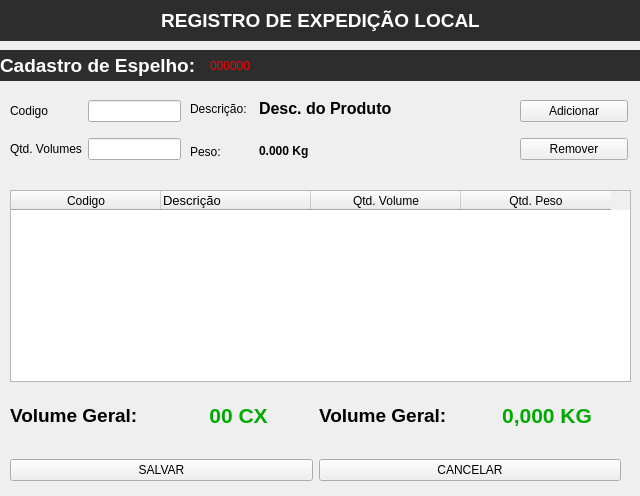
<?xml version="1.0" encoding="UTF-8"?>
<ui version="4.0">
 <class>MainWindow</class>
 <widget class="QMainWindow" name="MainWindow">
  <property name="geometry">
   <rect>
    <x>0</x>
    <y>0</y>
    <width>640</width>
    <height>496</height>
   </rect>
  </property>
  <property name="sizePolicy">
   <sizepolicy hsizetype="Preferred" vsizetype="Preferred">
    <horstretch>0</horstretch>
    <verstretch>0</verstretch>
   </sizepolicy>
  </property>
  <property name="maximumSize">
   <size>
    <width>640</width>
    <height>16777215</height>
   </size>
  </property>
  <property name="windowTitle">
   <string>Cadastro de Espelho</string>
  </property>
  <widget class="QWidget" name="centralwidget">
   <widget class="QWidget" name="verticalLayoutWidget">
    <property name="geometry">
     <rect>
      <x>0</x>
      <y>0</y>
      <width>641</width>
      <height>41</height>
     </rect>
    </property>
    <layout class="QVBoxLayout" name="verticalLayout">
     <item>
      <widget class="QLabel" name="label">
       <property name="styleSheet">
        <string notr="true">background-color: rgb(45, 45, 45);
color: rgb(255, 255, 255);</string>
       </property>
       <property name="text">
        <string>&lt;html&gt;&lt;head/&gt;&lt;body&gt;&lt;p align=&quot;center&quot;&gt;&lt;span style=&quot; font-size:14pt; font-weight:600;&quot;&gt;REGISTRO DE EXPEDIÇÃO LOCAL&lt;/span&gt;&lt;/p&gt;&lt;/body&gt;&lt;/html&gt;</string>
       </property>
      </widget>
     </item>
    </layout>
   </widget>
   <widget class="QLabel" name="label_2">
    <property name="geometry">
     <rect>
      <x>0</x>
      <y>50</y>
      <width>641</width>
      <height>31</height>
     </rect>
    </property>
    <property name="styleSheet">
     <string notr="true">background-color: rgb(45, 45, 45);
color: rgb(255, 255, 255);</string>
    </property>
    <property name="text">
     <string>&lt;html&gt;&lt;head/&gt;&lt;body&gt;&lt;p&gt;&lt;span style=&quot; font-size:14pt; font-weight:600;&quot;&gt;Cadastro de Espelho:&lt;/span&gt;&lt;/p&gt;&lt;/body&gt;&lt;/html&gt;</string>
    </property>
   </widget>
   <widget class="QWidget" name="gridLayoutWidget">
    <property name="geometry">
     <rect>
      <x>10</x>
      <y>90</y>
      <width>171</width>
      <height>80</height>
     </rect>
    </property>
    <layout class="QGridLayout" name="gridLayout">
     <item row="1" column="0">
      <widget class="QLabel" name="label_4">
       <property name="text">
        <string>Codigo</string>
       </property>
      </widget>
     </item>
     <item row="2" column="0">
      <widget class="QLabel" name="label_3">
       <property name="text">
        <string>Qtd. Volumes</string>
       </property>
      </widget>
     </item>
     <item row="1" column="1">
      <widget class="QLineEdit" name="txt_cod"/>
     </item>
     <item row="2" column="1">
      <widget class="QLineEdit" name="txt_volumes"/>
     </item>
    </layout>
   </widget>
   <widget class="QWidget" name="verticalLayoutWidget_2">
    <property name="geometry">
     <rect>
      <x>520</x>
      <y>90</y>
      <width>108</width>
      <height>80</height>
     </rect>
    </property>
    <layout class="QVBoxLayout" name="verticalLayout_2">
     <item>
      <widget class="QPushButton" name="btn_adicionar">
       <property name="styleSheet">
        <string notr="true">font: 12pt &quot;MS Shell Dlg 2&quot;;</string>
       </property>
       <property name="text">
        <string>Adicionar</string>
       </property>
      </widget>
     </item>
     <item>
      <widget class="QPushButton" name="btn_remover">
       <property name="styleSheet">
        <string notr="true">font: 12pt &quot;MS Shell Dlg 2&quot;;</string>
       </property>
       <property name="text">
        <string>Remover</string>
       </property>
      </widget>
     </item>
    </layout>
   </widget>
   <widget class="QTableWidget" name="tbl_resumo">
    <property name="geometry">
     <rect>
      <x>10</x>
      <y>190</y>
      <width>621</width>
      <height>192</height>
     </rect>
    </property>
    <property name="editTriggers">
     <set>QAbstractItemView::SelectedClicked</set>
    </property>
    <attribute name="horizontalHeaderDefaultSectionSize">
     <number>150</number>
    </attribute>
    <column>
     <property name="text">
      <string>Codigo</string>
     </property>
    </column>
    <column>
     <property name="text">
      <string>Descrição</string>
     </property>
     <property name="font">
      <font>
       <pointsize>10</pointsize>
       <stylestrategy>PreferAntialias</stylestrategy>
      </font>
     </property>
     <property name="textAlignment">
      <set>AlignJustify|AlignVCenter</set>
     </property>
    </column>
    <column>
     <property name="text">
      <string>Qtd. Volume</string>
     </property>
    </column>
    <column>
     <property name="text">
      <string>Qtd. Peso</string>
     </property>
    </column>
   </widget>
   <widget class="QLabel" name="lbl_espelho">
    <property name="geometry">
     <rect>
      <x>210</x>
      <y>50</y>
      <width>101</width>
      <height>31</height>
     </rect>
    </property>
    <property name="maximumSize">
     <size>
      <width>16777215</width>
      <height>16777215</height>
     </size>
    </property>
    <property name="styleSheet">
     <string notr="true">font: 801 16pt &quot;Cantarell&quot;;
color: rgb(255, 0, 0);</string>
    </property>
    <property name="text">
     <string>000000</string>
    </property>
   </widget>
   <widget class="QWidget" name="verticalLayoutWidget_3">
    <property name="geometry">
     <rect>
      <x>190</x>
      <y>90</y>
      <width>62</width>
      <height>80</height>
     </rect>
    </property>
    <layout class="QVBoxLayout" name="verticalLayout_3">
     <item>
      <widget class="QLabel" name="label_5">
       <property name="text">
        <string>Descrição:</string>
       </property>
      </widget>
     </item>
     <item>
      <widget class="QLabel" name="label_6">
       <property name="text">
        <string>Peso:</string>
       </property>
      </widget>
     </item>
    </layout>
   </widget>
   <widget class="QWidget" name="verticalLayoutWidget_4">
    <property name="geometry">
     <rect>
      <x>259</x>
      <y>90</y>
      <width>251</width>
      <height>80</height>
     </rect>
    </property>
    <layout class="QVBoxLayout" name="verticalLayout_4">
     <item>
      <widget class="QLabel" name="lbl_descricao">
       <property name="styleSheet">
        <string notr="true">font: 75 12pt &quot;MS Shell Dlg 2&quot;;</string>
       </property>
       <property name="text">
        <string>&lt;html&gt;&lt;head/&gt;&lt;body&gt;&lt;p&gt;&lt;span style=&quot; font-size:12pt; font-weight:600;&quot;&gt;Desc. do Produto&lt;/span&gt;&lt;/p&gt;&lt;/body&gt;&lt;/html&gt;</string>
       </property>
      </widget>
     </item>
     <item>
      <widget class="QLabel" name="lbl_peso">
       <property name="styleSheet">
        <string notr="true">font: 75 12pt &quot;MS Shell Dlg 2&quot;;</string>
       </property>
       <property name="text">
        <string>&lt;html&gt;&lt;head/&gt;&lt;body&gt;&lt;p&gt;&lt;span style=&quot; font-weight:600;&quot;&gt;0.000 Kg&lt;/span&gt;&lt;/p&gt;&lt;/body&gt;&lt;/html&gt;</string>
       </property>
      </widget>
     </item>
    </layout>
   </widget>
   <widget class="QWidget" name="horizontalLayoutWidget">
    <property name="geometry">
     <rect>
      <x>10</x>
      <y>450</y>
      <width>611</width>
      <height>41</height>
     </rect>
    </property>
    <layout class="QHBoxLayout" name="horizontalLayout">
     <item>
      <widget class="QPushButton" name="btn_salvar">
       <property name="styleSheet">
        <string notr="true">font: 12pt &quot;MS Shell Dlg 2&quot;;</string>
       </property>
       <property name="text">
        <string>SALVAR</string>
       </property>
      </widget>
     </item>
     <item>
      <widget class="QPushButton" name="btn_cancelar">
       <property name="styleSheet">
        <string notr="true">font: 12pt &quot;MS Shell Dlg 2&quot;;</string>
       </property>
       <property name="text">
        <string>CANCELAR</string>
       </property>
      </widget>
     </item>
    </layout>
   </widget>
   <widget class="QWidget" name="gridLayoutWidget_2">
    <property name="geometry">
     <rect>
      <x>10</x>
      <y>400</y>
      <width>611</width>
      <height>31</height>
     </rect>
    </property>
    <layout class="QGridLayout" name="gridLayout_2">
     <item row="0" column="0">
      <widget class="QLabel" name="label_7">
       <property name="text">
        <string>&lt;html&gt;&lt;head/&gt;&lt;body&gt;&lt;p&gt;&lt;span style=&quot; font-size:14pt; font-weight:600;&quot;&gt;Volume Geral:&lt;/span&gt;&lt;/p&gt;&lt;/body&gt;&lt;/html&gt;</string>
       </property>
      </widget>
     </item>
     <item row="0" column="1">
      <widget class="QLabel" name="lbl_geral_volume">
       <property name="text">
        <string>&lt;html&gt;&lt;head/&gt;&lt;body&gt;&lt;p align=&quot;center&quot;&gt;&lt;span style=&quot; font-size:16pt; font-weight:600; color:#00aa00;&quot;&gt;00 CX&lt;/span&gt;&lt;/p&gt;&lt;/body&gt;&lt;/html&gt;</string>
       </property>
      </widget>
     </item>
     <item row="0" column="3">
      <widget class="QLabel" name="lbl_geral_peso">
       <property name="text">
        <string>&lt;html&gt;&lt;head/&gt;&lt;body&gt;&lt;p align=&quot;center&quot;&gt;&lt;span style=&quot; font-size:16pt; font-weight:600; color:#00aa00;&quot;&gt;0,000 KG&lt;/span&gt;&lt;/p&gt;&lt;/body&gt;&lt;/html&gt;</string>
       </property>
      </widget>
     </item>
     <item row="0" column="2">
      <widget class="QLabel" name="label_9">
       <property name="text">
        <string>&lt;html&gt;&lt;head/&gt;&lt;body&gt;&lt;p&gt;&lt;span style=&quot; font-size:14pt; font-weight:600;&quot;&gt;Volume Geral:&lt;/span&gt;&lt;/p&gt;&lt;/body&gt;&lt;/html&gt;</string>
       </property>
      </widget>
     </item>
    </layout>
   </widget>
  </widget>
 </widget>
 <resources/>
 <connections/>
</ui>
